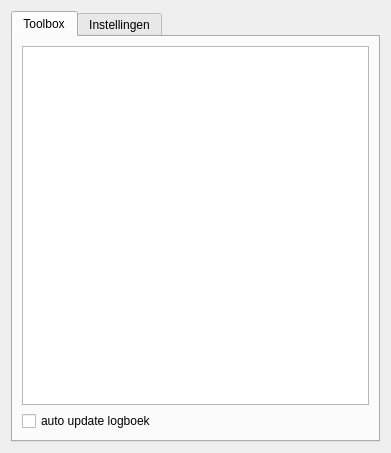
<?xml version="1.0" encoding="UTF-8"?>
<ui version="4.0">
 <class>Form</class>
 <widget class="QWidget" name="Form">
  <property name="geometry">
   <rect>
    <x>0</x>
    <y>0</y>
    <width>391</width>
    <height>453</height>
   </rect>
  </property>
  <property name="windowTitle">
   <string>Form</string>
  </property>
  <layout class="QGridLayout" name="gridLayout">
   <item row="1" column="0">
    <widget class="QTabWidget" name="tabWidget">
     <property name="currentIndex">
      <number>0</number>
     </property>
     <widget class="QWidget" name="tab">
      <attribute name="title">
       <string>Toolbox</string>
      </attribute>
      <layout class="QVBoxLayout" name="verticalLayout">
       <item>
        <widget class="QTreeView" name="treeView"/>
       </item>
       <item>
        <widget class="QCheckBox" name="checkBox">
         <property name="text">
          <string>auto update logboek</string>
         </property>
        </widget>
       </item>
      </layout>
     </widget>
     <widget class="QWidget" name="tab_2">
      <attribute name="title">
       <string>Instellingen</string>
      </attribute>
      <layout class="QVBoxLayout" name="verticalLayout_2">
       <item>
        <widget class="QTableView" name="tableView"/>
       </item>
       <item>
        <layout class="QHBoxLayout" name="horizontalLayout">
         <item>
          <widget class="QPushButton" name="pushButton">
           <property name="text">
            <string>PushButton</string>
           </property>
          </widget>
         </item>
         <item>
          <widget class="QPushButton" name="pushButton_2">
           <property name="text">
            <string>PushButton</string>
           </property>
          </widget>
         </item>
         <item>
          <spacer name="horizontalSpacer">
           <property name="orientation">
            <enum>Qt::Horizontal</enum>
           </property>
           <property name="sizeHint" stdset="0">
            <size>
             <width>40</width>
             <height>20</height>
            </size>
           </property>
          </spacer>
         </item>
        </layout>
       </item>
       <item>
        <widget class="QTableView" name="tableView_2"/>
       </item>
       <item>
        <layout class="QHBoxLayout" name="horizontalLayout_2">
         <item>
          <widget class="QPushButton" name="pushButton_3">
           <property name="text">
            <string>PushButton</string>
           </property>
          </widget>
         </item>
         <item>
          <widget class="QPushButton" name="pushButton_4">
           <property name="text">
            <string>PushButton</string>
           </property>
          </widget>
         </item>
         <item>
          <spacer name="horizontalSpacer_2">
           <property name="orientation">
            <enum>Qt::Horizontal</enum>
           </property>
           <property name="sizeHint" stdset="0">
            <size>
             <width>40</width>
             <height>20</height>
            </size>
           </property>
          </spacer>
         </item>
        </layout>
       </item>
      </layout>
     </widget>
    </widget>
   </item>
  </layout>
 </widget>
 <resources/>
 <connections/>
</ui>
